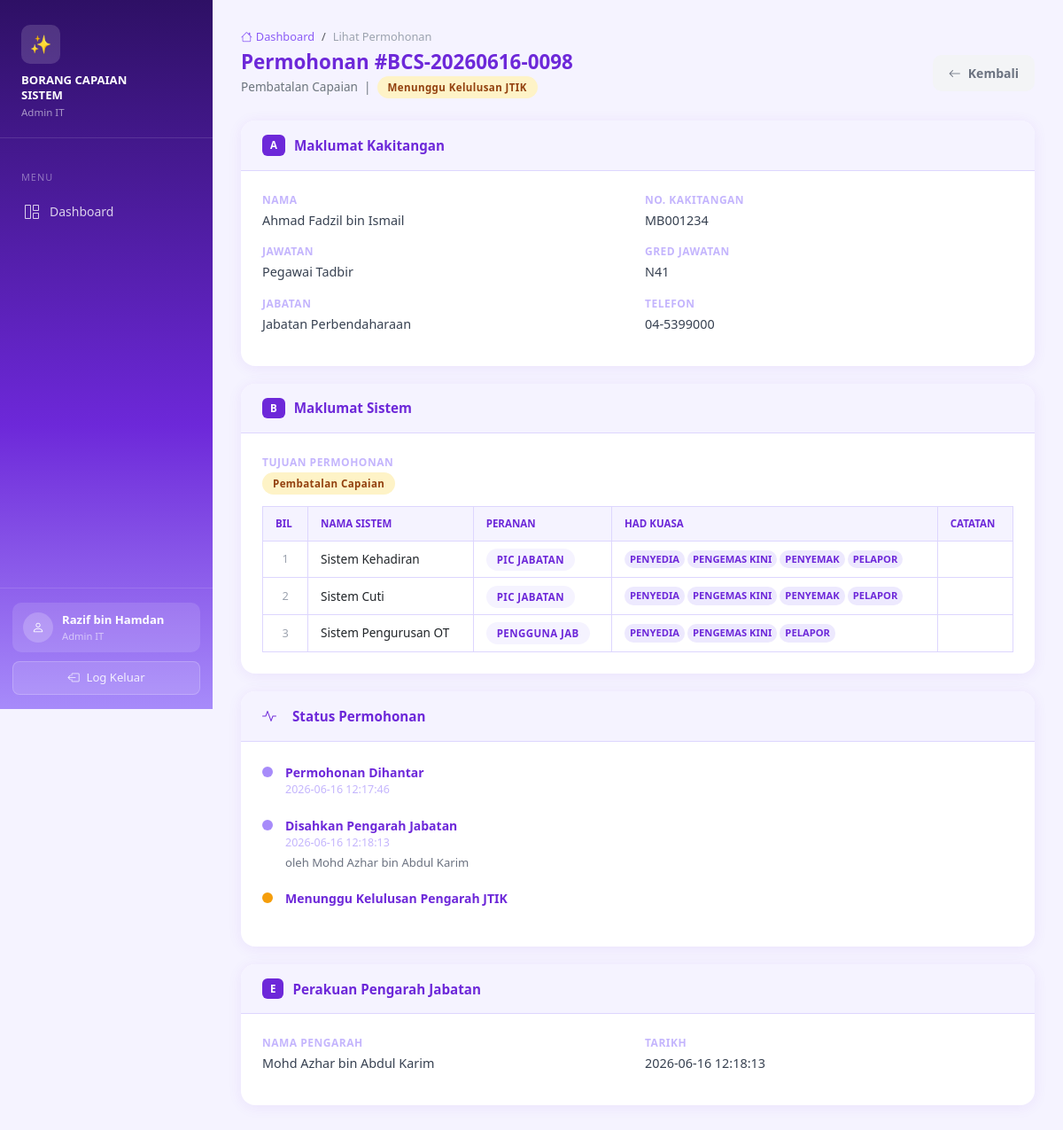
Page /view_permohonan.php?id=3 (signed in) on the committed database.
### tables this page shows
CREATE TABLE `permohonan` (
    `id`                    INT AUTO_INCREMENT PRIMARY KEY,
    `no_rujukan`            VARCHAR(50) UNIQUE,
    `user_id`               INT NOT NULL,
    `nama`                  VARCHAR(255) NOT NULL,
    `no_kakitangan`         VARCHAR(50) NOT NULL,
    `jawatan`               VARCHAR(255) NOT NULL,
    `gred_jawatan`          VARCHAR(50) NOT NULL,
    `jabatan`               VARCHAR(255) NOT NULL,
    `telefon`               VARCHAR(50) NOT NULL,
    `tujuan`                VARCHAR(50) NOT NULL,
    `status`                VARCHAR(50) NOT NULL DEFAULT 'MENUNGGU_PENGARAH_JAB',
    `tarikh_pemohon`        DATETIME DEFAULT CURRENT_TIMESTAMP,
    `pengarah_jab_id`       INT,
    `nama_pengarah_jab`     VARCHAR(255),
    `tarikh_pengarah_jab`   DATETIME,
    `pengarah_jtik_id`      INT,
    `kelulusan_jtik`        VARCHAR(50),
    `alasan_jtik`           TEXT,
    `tarikh_jtik`           DATETIME,
    `it_pemberi_nama`       VARCHAR(255),
    `it_pemberi_cop`        VARCHAR(255),
    `it_penyemak_nama`      VARCHAR(255),
    `it_penyemak_cop`       VARCHAR(255),
    `tarikh_it`             DATETIME,
    `created_at`            DATETIME DEFAULT CURRENT_TIMESTAMP,
    FOREIGN KEY (`user_id`) REFERENCES `users`(`id`)
);

CREATE TABLE `permohonan_sistem` (
    `id`             INT AUTO_INCREMENT PRIMARY KEY,
    `permohonan_id`  INT NOT NULL,
    `bil`            INT NOT NULL,
    `nama_sistem`    VARCHAR(255) NOT NULL,
    `catatan`        TEXT,
    `peranan_sistem` VARCHAR(50) DEFAULT '',
    `penyedia`       TINYINT(1) DEFAULT 0,
    `pengemaskini`   TINYINT(1) DEFAULT 0,
    `penyemak`       TINYINT(1) DEFAULT 0,
    `pelapor`        TINYINT(1) DEFAULT 0,
    `pengesah`       TINYINT(1) DEFAULT 0,
    `pelulus`        TINYINT(1) DEFAULT 0,
    `penghapus`      TINYINT(1) DEFAULT 0,
    FOREIGN KEY (`permohonan_id`) REFERENCES `permohonan`(`id`)
);

### config.php (called while the page is built, shortened)
<?php
function statusLabel($status) {
    return match($status) {
        'MENUNGGU_PENYEMAK'     => 'Menunggu Penyemak',
        'MENUNGGU_PENGARAH_JAB' => 'Menunggu Pengarah Jabatan',
        'MENUNGGU_JTIK'         => 'Menunggu Kelulusan JTIK',
        'DILULUSKAN'            => 'Diluluskan',
        'TIDAK_DILULUSKAN'      => 'Tidak Diluluskan',
        'AKSES_DIBERIKAN'       => 'Akses Diberikan',
        default                 => $status,
    };
}
function statusClass($status) {
    return match($status) {
        'MENUNGGU_PENYEMAK'     => 'badge-secondary',
        'MENUNGGU_PENGARAH_JAB' => 'badge-warning',
        'MENUNGGU_JTIK'         => 'badge-info',
        'DILULUSKAN'            => 'badge-success',
        'TIDAK_DILULUSKAN'      => 'badge-danger',
        'AKSES_DIBERIKAN'       => 'badge-primary',
        default                 => 'badge-secondary',
    };
}
function fungsiLabel($fungsi) {
    return match($fungsi) {
        'penyedia'     => 'PENYEDIA',
        'pengemaskini' => 'PENGEMAS KINI',
        'penyemak'     => 'PENYEMAK',
        'pelapor'      => 'PELAPOR',
        'pengesah'     => 'PENGESAH',
        'pelulus'      => 'PELULUS',
        'penghapus'    => 'PENGHAPUS',
        default        => strtoupper($fungsi),
    };
}
function tujuanLabel($tujuan) {
    return match($tujuan) {
        'baru'       => 'Permohonan Baru',
        'kemaskini'  => 'Kemaskini Capaian',
        'pembatalan' => 'Pembatalan Capaian',
        default      => $tujuan,
    };
}

### view_permohonan.php (the view, shortened to what this page needs)
<?php
require_once __DIR__ . '/_includes.php';
$id = (int)($_GET['id'] ?? 0);
$db = getDB();
$perm = $db->prepare("SELECT p.*, u.username FROM permohonan p JOIN users u ON p.user_id=u.id WHERE p.id=?");
$perm->execute([$id]);
$r = $perm->fetch();
$sistemList = $db->prepare("SELECT * FROM permohonan_sistem WHERE permohonan_id=? ORDER BY bil");
$sistemList->execute([$id]);
$sistems = $sistemList->fetchAll();
$backUrl = match($_SESSION['role']) {
    'pengarah_jab'=>'dashboard_pengarah_jab.php','pengarah_jtik'=>'dashboard_pengarah_jtik.php','admin_it'=>'dashboard_admin_it.php',default=>'dashboard_pemohon.php'
};
?>
<!DOCTYPE html>
<html lang="ms">
<head>
    <link href="https://cdn.jsdelivr.net/npm/bootstrap@5.3.0/dist/css/bootstrap.min.css" rel="stylesheet">
    <link href="https://cdn.jsdelivr.net/npm/bootstrap-icons@1.11.0/font/bootstrap-icons.css" rel="stylesheet">
</head>
<body>
<div class="main-content">
    <div class="page-header">
        <nav aria-label="breadcrumb"><ol class="breadcrumb">
            <li class="breadcrumb-item"><a href="<?=$backUrl?>"><i class="bi bi-house me-1"></i>Dashboard</a></li>
            <li class="breadcrumb-item active">Lihat Permohonan</li>
        </ol></nav>
        <div style="display:flex;align-items:center;justify-content:space-between;flex-wrap:wrap;gap:10px">
            <div>
                <h4>Permohonan #<?= htmlspecialchars($r['no_rujukan'] ?? $r['id']) ?></h4>
                <p><?= tujuanLabel($r['tujuan']) ?> &nbsp;|&nbsp; <span class="badge-status <?= statusClass($r['status']) ?>"><?= statusLabel($r['status']) ?></span></p>
            </div>
            <a href="<?=$backUrl?>" class="btn-secondary-soft"><i class="bi bi-arrow-left"></i> Kembali</a>
        </div>
    </div>
    <div class="view-card">
        <div class="view-card-header"><span style="background:#6d28d9;color:#fff;font-size:0.72rem;font-weight:700;padding:3px 9px;border-radius:6px">A</span><h6>Maklumat Kakitangan</h6></div>
        <div class="view-card-body">
            <div class="info-row">
                <div class="info-item"><label>Nama</label><div class="val"><?= htmlspecialchars($r['nama']) ?></div></div>
                <div class="info-item"><label>No. Kakitangan</label><div class="val"><?= htmlspecialchars($r['no_kakitangan']) ?></div></div>
                <div class="info-item"><label>Jawatan</label><div class="val"><?= htmlspecialchars($r['jawatan']) ?></div></div>
                <div class="info-item"><label>Gred Jawatan</label><div class="val"><?= htmlspecialchars($r['gred_jawatan']) ?></div></div>
                <div class="info-item"><label>Jabatan</label><div class="val"><?= htmlspecialchars($r['jabatan']) ?></div></div>
                <div class="info-item"><label>Telefon</label><div class="val"><?= htmlspecialchars($r['telefon']) ?></div></div>
            </div>
        </div>
    </div>
    <div class="view-card">
        <div class="view-card-header"><span style="background:#6d28d9;color:#fff;font-size:0.72rem;font-weight:700;padding:3px 9px;border-radius:6px">B</span><h6>Maklumat Sistem</h6></div>
        <div class="view-card-body">
            <div class="info-item mb-3"><label>Tujuan Permohonan</label><div class="val"><span class="badge-status badge-info"><?= tujuanLabel($r['tujuan']) ?></span></div></div>
            <?php if (!empty($sistems)): ?>
            <div style="overflow-x:auto">
            <table class="sistem-table">
                <thead><tr><th>Bil</th><th>Nama Sistem</th><th>Peranan</th><th>Had Kuasa</th><th>Catatan</th></tr></thead>
                <tbody>
                <?php foreach($sistems as $s): ?>
                <tr>
                    <td style="text-align:center;color:#9ca3af;font-size:0.8rem"><?=$s['bil']?></td>
                    <td><?= htmlspecialchars($s['nama_sistem']) ?></td>
                    <td>
                        <?php if (!empty($s['peranan_sistem'])): ?>
                        <?php $pLabel = SENARAI_PERANAN[$s['peranan_sistem']] ?? strtoupper($s['peranan_sistem']); ?>
                        <span class="badge-status badge-primary"><?= htmlspecialchars($pLabel) ?></span>
                        <?php else: ?>
                        <span style="color:#d1d5db;font-size:0.8rem">—</span>
                        <?php endif; ?>
                    </td>
                    <td>
                        <div style="display:flex;flex-wrap:wrap;gap:3px">
                        <?php $anyHk = false; foreach(SENARAI_FUNGSI as $f): if ($s[$f] ?? 0): $anyHk = true; ?>
                        <span style="display:inline-block;font-size:0.7rem;padding:2px 6px;border-radius:10px;background:#ede9fe;color:#6d28d9;font-weight:600"><?= fungsiLabel($f) ?></span>
                        <?php endif; endforeach; ?>
                        </div>
                    </td>
                    <td style="color:#6b7280;font-size:0.82rem"><?= htmlspecialchars($s['catatan'] ?? '-') ?></td>
                </tr>
                <?php endforeach; ?>
                </tbody>
            </table>
            </div>
            <?php else: ?>
            <p style="color:#9ca3af;font-size:0.85rem"><i class="bi bi-info-circle me-1"></i>Tiada sistem dipilih (permohonan pembatalan).</p>
            <?php endif; ?>
        </div>
    </div>
    <div class="view-card">
        <div class="view-card-header"><i class="bi bi-activity me-2" style="color:#6d28d9"></i><h6>Status Permohonan</h6></div>
        <div class="view-card-body">
            <ul class="timeline">
                <li><div class="tl-dot done"></div><div class="tl-content"><div class="tl-title">Permohonan Dihantar</div><div class="tl-date"><?=$r['created_at']?></div></div></li>
                <?php if ($r['tarikh_pengarah_jab']): ?>
                <li><div class="tl-dot done"></div><div class="tl-content"><div class="tl-title">Disahkan Pengarah Jabatan</div><div class="tl-date"><?=$r['tarikh_pengarah_jab']?></div><?php if($r['nama_pengarah_jab']): ?><div class="tl-note">oleh <?= htmlspecialchars($r['nama_pengarah_jab']) ?></div><?php endif; ?></div></li>
                <?php elseif(in_array($r['status'],['MENUNGGU_PENGARAH_JAB'])): ?>
                <li><div class="tl-dot active"></div><div class="tl-content"><div class="tl-title">Menunggu Pengesahan Pengarah Jabatan</div></div></li>
                <?php endif; ?>
                <?php if ($r['tarikh_jtik']): ?>
                <li><div class="tl-dot <?=$r['kelulusan_jtik']==='DILULUSKAN'?'done':'tl-dot-danger'?>"></div>
                    <div class="tl-content">
                        <div class="tl-title"><?=$r['kelulusan_jtik']==='DILULUSKAN'?'Diluluskan Pengarah JTIK':'Tidak Diluluskan'?></div>
                        <div class="tl-date"><?=$r['tarikh_jtik']?></div>
                        <?php if($r['alasan_jtik']): ?><div class="tl-note">Alasan: <?= htmlspecialchars($r['alasan_jtik']) ?></div><?php endif; ?>
                    </div>
                </li>
                <?php elseif($r['status']==='MENUNGGU_JTIK'): ?>
                <li><div class="tl-dot active"></div><div class="tl-content"><div class="tl-title">Menunggu Kelulusan Pengarah JTIK</div></div></li>
                <?php endif; ?>
            </ul>
        </div>
    </div>
    <?php if ($r['tarikh_pengarah_jab']): ?>
    <div class="view-card">
        <div class="view-card-header"><span style="background:#6d28d9;color:#fff;font-size:0.72rem;font-weight:700;padding:3px 9px;border-radius:6px">E</span><h6>Perakuan Pengarah Jabatan</h6></div>
        <div class="view-card-body">
            <div class="info-row">
                <div class="info-item"><label>Nama Pengarah</label><div class="val"><?= htmlspecialchars($r['nama_pengarah_jab']) ?></div></div>
                <div class="info-item"><label>Tarikh</label><div class="val"><?= $r['tarikh_pengarah_jab'] ?></div></div>
            </div>
        </div>
    </div>
    <?php endif; ?>
</div>
</body></html>

### _includes.php (style rules this page uses)
* { box-sizing: border-box; }
body { font-family: 'Segoe UI', sans-serif; background: #f5f3ff; min-height: 100vh; margin: 0; }
.main-content { margin-left: 240px; padding: 32px; min-height: 100vh; }
.page-header { margin-bottom: 28px; }
.page-header h4 { font-size: 1.4rem; font-weight: 700; color: #6d28d9; margin-bottom: 4px; }
.page-header p { color: #6c757d; font-size: 0.85rem; margin: 0; }
.page-header .breadcrumb { font-size: 0.8rem; margin-bottom: 6px; }
.page-header .breadcrumb-item a { color: #8b5cf6; text-decoration: none; font-weight: 500; }
.page-header .breadcrumb-item.active { color: #9ca3af; }
.badge-status { padding: 5px 12px; border-radius: 20px; font-size: 0.72rem; font-weight: 700; letter-spacing: 0.4px; white-space: nowrap; }
.badge-info { background: #fef3c7; color: #92400e; }
.badge-primary { background: #f5f3ff; color: #6d28d9; }
.btn-secondary-soft { display: inline-flex; align-items: center; gap: 8px; background: #f3f4f6; color: #6b7280; border: none; border-radius: 10px; padding: 10px 18px; font-size: 0.875rem; font-weight: 600; text-decoration: none; cursor: pointer; transition: background 0.15s; }
.view-card { background: #fff; border-radius: 16px; box-shadow: 0 2px 16px rgba(109,40,217,0.08); margin-bottom: 20px; overflow: hidden; }
.view-card-header { padding: 16px 24px; background: #f5f3ff; border-bottom: 1px solid #ddd6fe; display: flex; align-items: center; gap: 10px; }
.view-card-header h6 { font-size: 0.95rem; font-weight: 700; color: #6d28d9; margin: 0; }
.view-card-body { padding: 24px; }
.info-row { display: grid; grid-template-columns: 1fr 1fr; gap: 16px; margin-bottom: 12px; }
.info-item label { font-size: 0.75rem; font-weight: 600; text-transform: uppercase; letter-spacing: 0.5px; color: #c4b5fd; display: block; margin-bottom: 3px; }
.info-item .val { font-size: 0.9rem; color: #374151; font-weight: 500; }
.timeline { list-style: none; padding: 0; margin: 0; }
.timeline li { display: flex; gap: 14px; margin-bottom: 20px; }
.tl-dot { width: 12px; height: 12px; border-radius: 50%; flex-shrink: 0; margin-top: 4px; }
.tl-dot.done { background: #a78bfa; }
.tl-dot.active { background: #f59e0b; }
.tl-content .tl-title { font-size: 0.875rem; font-weight: 600; color: #6d28d9; }
.tl-content .tl-date { font-size: 0.78rem; color: #c4b5fd; }
.tl-content .tl-note { font-size: 0.82rem; color: #6b7280; margin-top: 3px; }
.sistem-table { width: 100%; border-collapse: collapse; font-size: 0.85rem; }
.sistem-table th, .sistem-table td { padding: 10px 14px; border: 1px solid #ddd6fe; }
.sistem-table thead th { background: #f5f3ff; color: #6d28d9; font-weight: 700; font-size: 0.72rem; text-transform: uppercase; }

### rows in the picture
permohonan: no_rujukan "BCS-20260616-0098", tujuan "Pembatalan Capaian", status "Menunggu Kelulusan JTIK", nama "Ahmad Fadzil bin Ismail", no_kakitangan "MB001234", jawatan "Pegawai Tadbir", gred_jawatan "N41", jabatan "Jabatan Perbendaharaan", telefon "04-5399000", created_at "2026-06-16 12:17:46", tarikh_pengarah_jab "2026-06-16 12:18:13", nama_pengarah_jab "Mohd Azhar bin Abdul Karim"
permohonan_sistem: bil "1", nama_sistem "Sistem Kehadiran", peranan_sistem "PIC JABATAN", f "PENYEDIA", f "PENGEMAS KINI", f "PENYEMAK", f "PELAPOR"
permohonan_sistem: bil "2", nama_sistem "Sistem Cuti", peranan_sistem "PIC JABATAN", f "PENYEDIA", f "PENGEMAS KINI", f "PENYEMAK", f "PELAPOR"
permohonan_sistem: bil "3", nama_sistem "Sistem Pengurusan OT", peranan_sistem "PENGGUNA JAB", f "PENYEDIA", f "PENGEMAS KINI", f "PELAPOR"

### other values in the picture
$roleLabel "Admin IT"
$item['label'] "Dashboard"
$username "Razif bin Hamdan"
